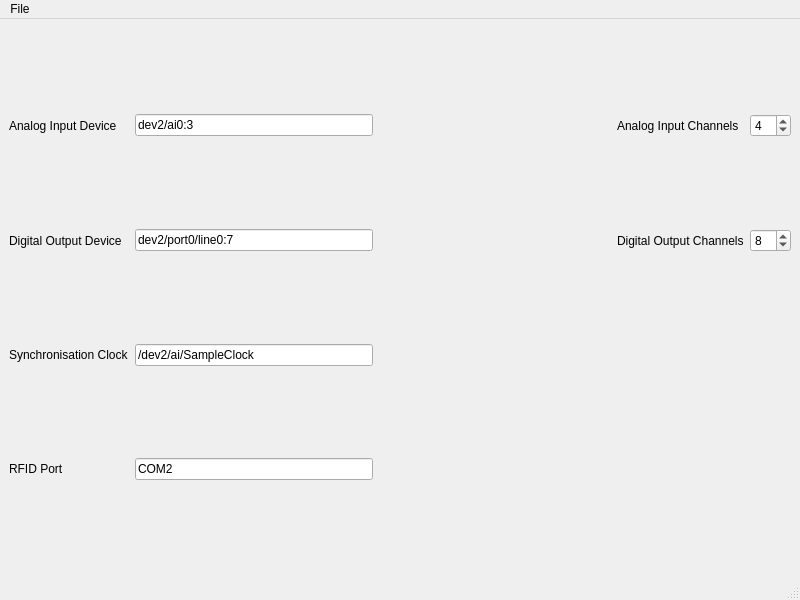
<?xml version="1.0" encoding="UTF-8"?>
<ui version="4.0">
 <class>MainWindow</class>
 <widget class="QMainWindow" name="MainWindow">
  <property name="geometry">
   <rect>
    <x>0</x>
    <y>0</y>
    <width>800</width>
    <height>600</height>
   </rect>
  </property>
  <property name="windowTitle">
   <string>Hardware Preferences</string>
  </property>
  <widget class="QWidget" name="centralwidget">
   <layout class="QGridLayout" name="gridLayout">
    <item row="2" column="0">
     <widget class="QLabel" name="label_5">
      <property name="text">
       <string>Synchronisation Clock</string>
      </property>
     </widget>
    </item>
    <item row="1" column="3">
     <widget class="QLabel" name="label_4">
      <property name="text">
       <string>Digital Output Channels</string>
      </property>
     </widget>
    </item>
    <item row="1" column="1">
     <widget class="QLineEdit" name="digitalOutputEdit">
      <property name="text">
       <string>dev2/port0/line0:7</string>
      </property>
     </widget>
    </item>
    <item row="1" column="4">
     <widget class="QSpinBox" name="digitalChannelsSpin">
      <property name="minimum">
       <number>1</number>
      </property>
      <property name="maximum">
       <number>32</number>
      </property>
      <property name="value">
       <number>8</number>
      </property>
     </widget>
    </item>
    <item row="2" column="1">
     <widget class="QLineEdit" name="syncClockEdit">
      <property name="text">
       <string>/dev2/ai/SampleClock</string>
      </property>
     </widget>
    </item>
    <item row="0" column="2">
     <spacer name="horizontalSpacer">
      <property name="orientation">
       <enum>Qt::Horizontal</enum>
      </property>
      <property name="sizeHint" stdset="0">
       <size>
        <width>40</width>
        <height>20</height>
       </size>
      </property>
     </spacer>
    </item>
    <item row="0" column="0">
     <widget class="QLabel" name="label">
      <property name="text">
       <string>Analog Input Device</string>
      </property>
     </widget>
    </item>
    <item row="0" column="1">
     <widget class="QLineEdit" name="analogInputEdit">
      <property name="text">
       <string>dev2/ai0:3</string>
      </property>
     </widget>
    </item>
    <item row="0" column="3">
     <widget class="QLabel" name="label_2">
      <property name="text">
       <string>Analog Input Channels</string>
      </property>
     </widget>
    </item>
    <item row="0" column="4">
     <widget class="QSpinBox" name="analogChannelsSpin">
      <property name="minimum">
       <number>1</number>
      </property>
      <property name="maximum">
       <number>10</number>
      </property>
      <property name="value">
       <number>4</number>
      </property>
     </widget>
    </item>
    <item row="1" column="0">
     <widget class="QLabel" name="label_3">
      <property name="text">
       <string>Digital Output Device</string>
      </property>
     </widget>
    </item>
    <item row="3" column="0">
     <widget class="QLabel" name="label_6">
      <property name="text">
       <string>RFID Port</string>
      </property>
     </widget>
    </item>
    <item row="3" column="1">
     <widget class="QLineEdit" name="rfidPortEdit">
      <property name="text">
       <string>COM2</string>
      </property>
     </widget>
    </item>
   </layout>
  </widget>
  <widget class="QMenuBar" name="menubar">
   <property name="geometry">
    <rect>
     <x>0</x>
     <y>0</y>
     <width>800</width>
     <height>21</height>
    </rect>
   </property>
   <widget class="QMenu" name="menuFile">
    <property name="title">
     <string>File</string>
    </property>
    <addaction name="actionSave_Preferences"/>
   </widget>
   <addaction name="menuFile"/>
  </widget>
  <widget class="QStatusBar" name="statusbar"/>
  <action name="actionSave_Preferences">
   <property name="text">
    <string>Save Preferences</string>
   </property>
  </action>
 </widget>
 <resources/>
 <connections/>
</ui>
